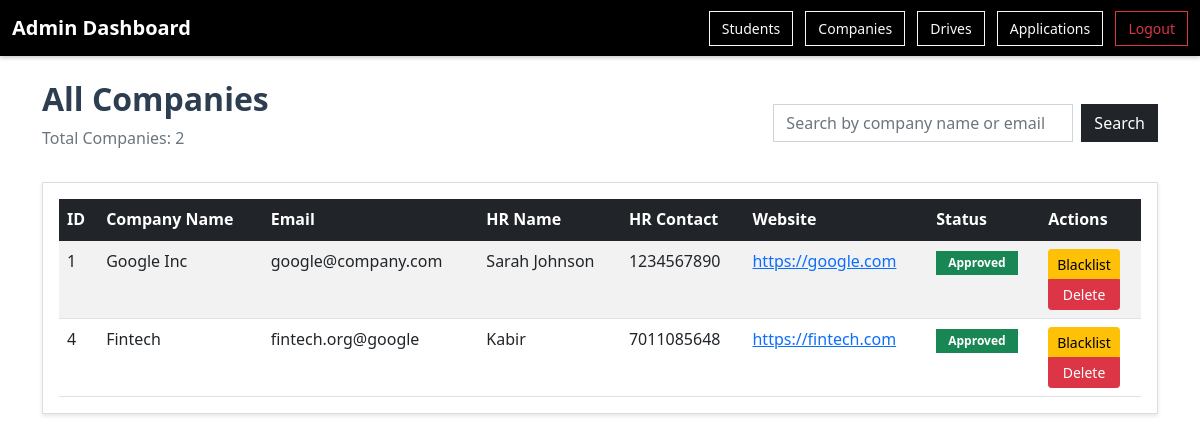
Screenshot of /admin/companies (signed in) with the database file from the repository.
### tables this page shows
CREATE TABLE companies (
            id INTEGER PRIMARY KEY AUTOINCREMENT,
            user_id INTEGER NOT NULL,
            company_name TEXT NOT NULL,
            hr_name TEXT,
            hr_contact TEXT,
            website TEXT,
            approval_status TEXT DEFAULT 'pending',
            created_at TIMESTAMP DEFAULT CURRENT_TIMESTAMP,
            FOREIGN KEY (user_id) REFERENCES users(id)
        );

CREATE TABLE users (
            id INTEGER PRIMARY KEY AUTOINCREMENT,
            email TEXT UNIQUE NOT NULL,
            password TEXT NOT NULL,
            role TEXT NOT NULL,
            created_at TIMESTAMP DEFAULT CURRENT_TIMESTAMP
        );

### app.py (the view)
@app.route('/admin/companies')
def admin_companies():
    if 'user_id' not in session or session.get('role') != 'admin':
        flash('Please login as admin first!', 'danger')
        return redirect(url_for('login'))
    search_query = request.args.get('search', '')
    conn = get_db()
    cursor = conn.cursor()
    if search_query:
        cursor.execute('''
            SELECT companies.id, companies.company_name, companies.hr_name,
                   companies.hr_contact, companies.website, companies.approval_status,
                   users.email
            FROM companies
            JOIN users ON companies.user_id = users.id
            WHERE companies.company_name LIKE ? OR users.email LIKE ?
            ORDER BY companies.id
        ''', (f'%{search_query}%', f'%{search_query}%'))
    else:
        cursor.execute('''
            SELECT companies.id, companies.company_name, companies.hr_name,
                   companies.hr_contact, companies.website, companies.approval_status,
                   users.email
            FROM companies
            JOIN users ON companies.user_id = users.id
            ORDER BY companies.id
        ''')
    companies = cursor.fetchall()
    conn.close()
    return render_template('admin_companies.html', companies=companies, search_query=search_query)

### app.py (called while the page is built)
def get_db():
    conn = sqlite3.connect(DATABASE)
    conn.row_factory = sqlite3.Row
    return conn

### templates/admin_companies.html (shortened to what this page needs)
<!DOCTYPE html>
<html>
<head>
    <link href="https://cdn.jsdelivr.net/npm/bootstrap@5.1.3/dist/css/bootstrap.min.css" rel="stylesheet">
</head>
<body>
    <nav class="navbar navbar-dark">
        <div class="container-fluid">
            <a class="navbar-brand fs-5 fw-bold" href="/admin/dashboard"> Admin Dashboard</a>
            <div>
                <a href="/admin/students" class="btn btn-outline-light btn-sm me-2">Students</a>
                <a href="/admin/companies" class="btn btn-outline-light btn-sm me-2">Companies</a>
                <a href="/admin/drives" class="btn btn-outline-light btn-sm me-2">Drives</a>
                <a href="/admin/applications" class="btn btn-outline-light btn-sm me-2">Applications</a>
                <a href="/logout" class="btn btn-outline-danger btn-sm">Logout</a>
            </div>
        </div>
    </nav>
    <div class="container mt-4">
        <div class="d-flex justify-content-between align-items-center mb-3">
            <div>
                <h2>All Companies</h2>
                <p class="text-muted">Total Companies: {{ companies|length }}</p>
            </div>
            <div>
                <form method="GET" action="/admin/companies" class="d-flex">
                    <input type="text" name="search" class="form-control me-2"
                           placeholder="Search by company name or email"
                           value="{{ search_query or '' }}" style="width: 300px;">
                    <button type="submit" class="btn btn-dark">Search</button>
                </form>
            </div>
        </div>
        <div class="card">
            <div class="card-body">
                <div class="table-responsive">
                    <table class="table table-striped table-hover">
                        <thead class="table-dark">
                            <tr>
                                <th>ID</th>
                                <th>Company Name</th>
                                <th>Email</th>
                                <th>HR Name</th>
                                <th>HR Contact</th>
                                <th>Website</th>
                                <th>Status</th>
                                <th>Actions</th>
                            </tr>
                        </thead>
                        <tbody>
                            {% if companies %}
                                {% for company in companies %}
                                <tr>
                                    <td>{{ company.id }}</td>
                                    <td>{{ company.company_name }}</td>
                                    <td>{{ company.email }}</td>
                                    <td>{{ company.hr_name }}</td>
                                    <td>{{ company.hr_contact }}</td>
                                    <td>
                                        <a href="{{ company.website }}" target="_blank">{{ company.website }}</a>
                                    </td>
                                    <td>
                                        {% if company.approval_status == 'approved' %}
                                            <span class="badge bg-success">Approved</span>
                                        {% elif company.approval_status == 'rejected' %}
                                            <span class="badge bg-danger">Rejected</span>
                                        {% elif company.approval_status == 'blacklisted' %}
                                            <span class="badge bg-dark">Blacklisted</span>
                                        {% else %}
                                            <span class="badge bg-warning text-dark">Pending</span>
                                        {% endif %}
                                    </td>
                                    <td>
                                        <div class="btn-group-vertical btn-group-sm" role="group">
                                            {% if company.approval_status != 'blacklisted' %}
                                                <a href="/admin/blacklist-company/{{ company.id }}"
                                                   class="btn btn-warning"
                                                   onclick="return confirm('Blacklist this company?')">
                                                    Blacklist
                                                </a>
                                            {% else %}
                                                <a href="/admin/blacklist-company/{{ company.id }}"
                                                   class="btn btn-info"
                                                   onclick="return confirm('Activate this company?')">
                                                    Activate
                                                </a>
                                            {% endif %}
                                            <a href="/admin/delete-company/{{ company.id }}"
                                               class="btn btn-danger"
                                               onclick="return confirm('Are you sure you want to delete this company?')">
                                                Delete
                                            </a>
                                        </div>
                                    </td>
                                </tr>
                                {% endfor %}
                            {% else %}
                                <tr>
                                    <td colspan="8" class="text-center">No companies found</td>
                                </tr>
                            {% endif %}
                        </tbody>
                    </table>
                </div>
            </div>
        </div>
    </div>
</body>
</html>

### templates/admin_companies.html (style rules this page uses)
body { background: #ffffff; min-height: 100vh; }
.navbar { background: #000000 !important; box-shadow: 0 2px 4px rgba(0,0,0,0.2); }
.card { border-radius: 0; border: 1px solid #ddd; box-shadow: 0 2px 4px rgba(0, 0, 0, 0.1); }
.btn { border-radius: 0; font-weight: 500; }
.btn-sm { padding: 6px 12px; }
.form-control { border-radius: 0; }
h2 { font-weight: 700; color: #2c3e50; }
.table { margin-bottom: 0; }
.badge { border-radius: 0; padding: 6px 12px; }

### rows the page displays
companies: id "1", company_name "Google Inc", email "google@company.com", hr_name "Sarah Johnson", hr_contact "1234567890", website "https://google.com", approval_status "Approved"
companies: id "4", company_name "Fintech", email "fintech.org@google", hr_name "Kabir", hr_contact "7011085648", website "https://fintech.com", approval_status "Approved"

### other values shown
{{ companies|length }} "2"
